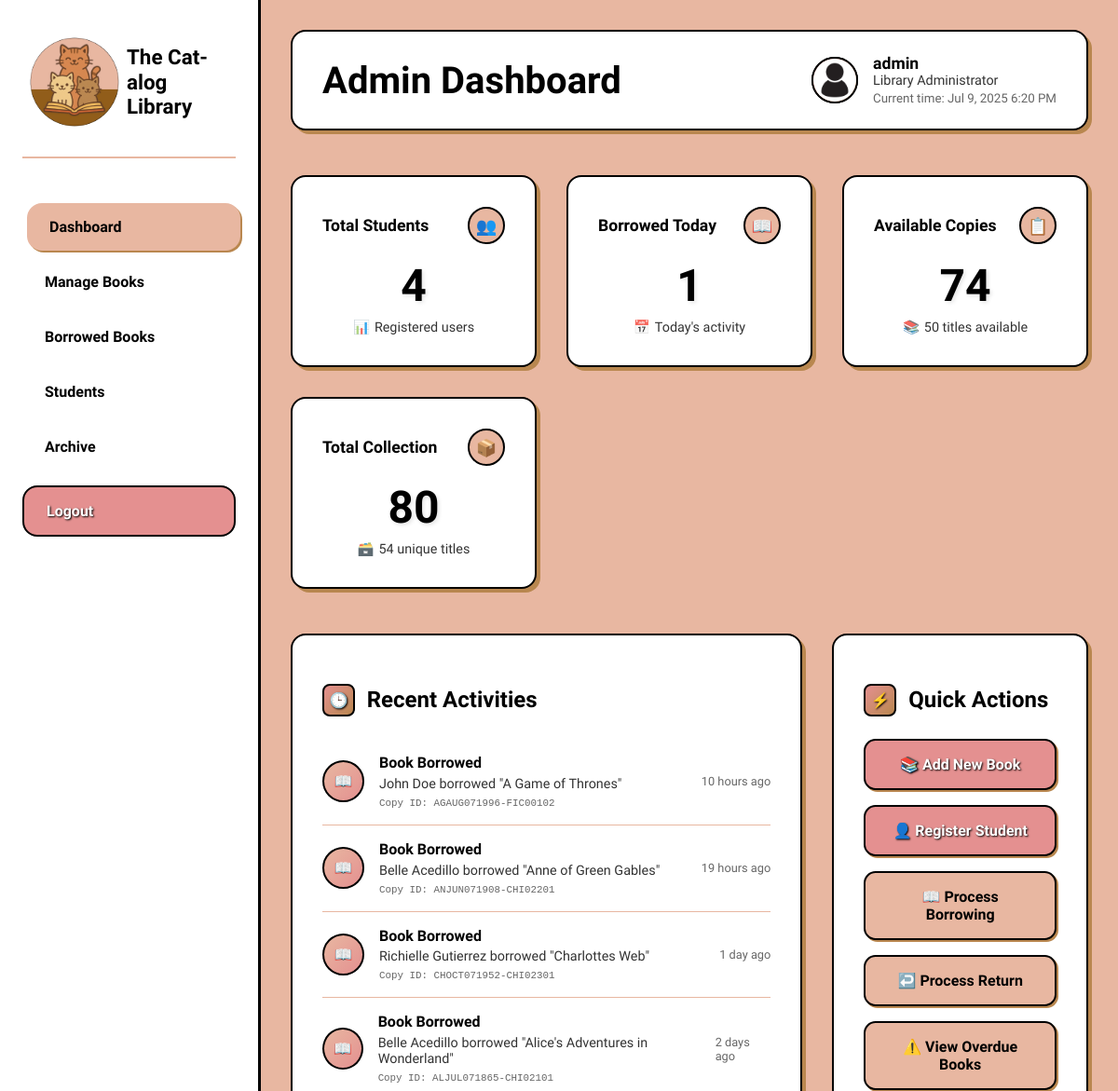
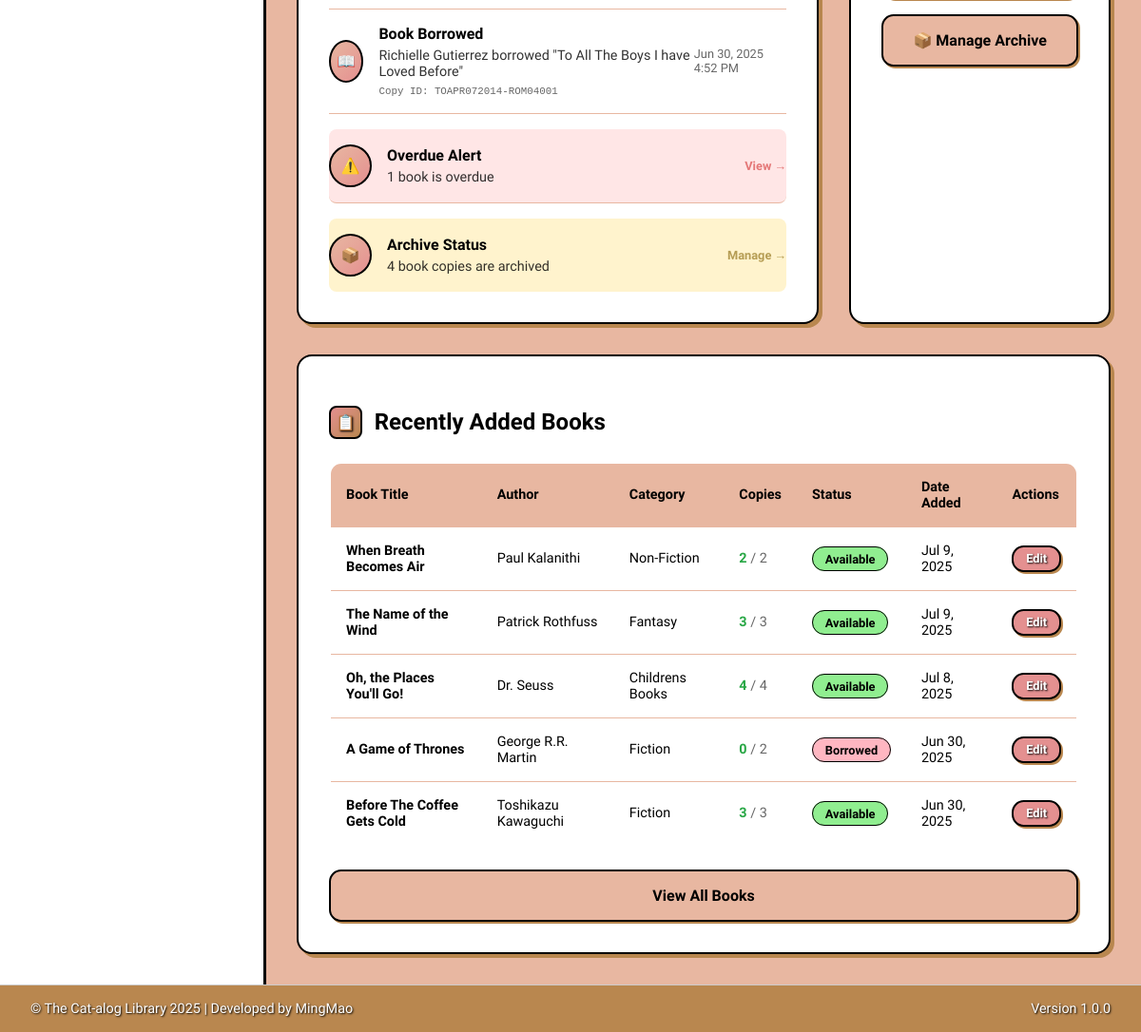
The page /admin/dashboard.php (signed in) on the database as committed earlier (2 pictures, top to bottom).
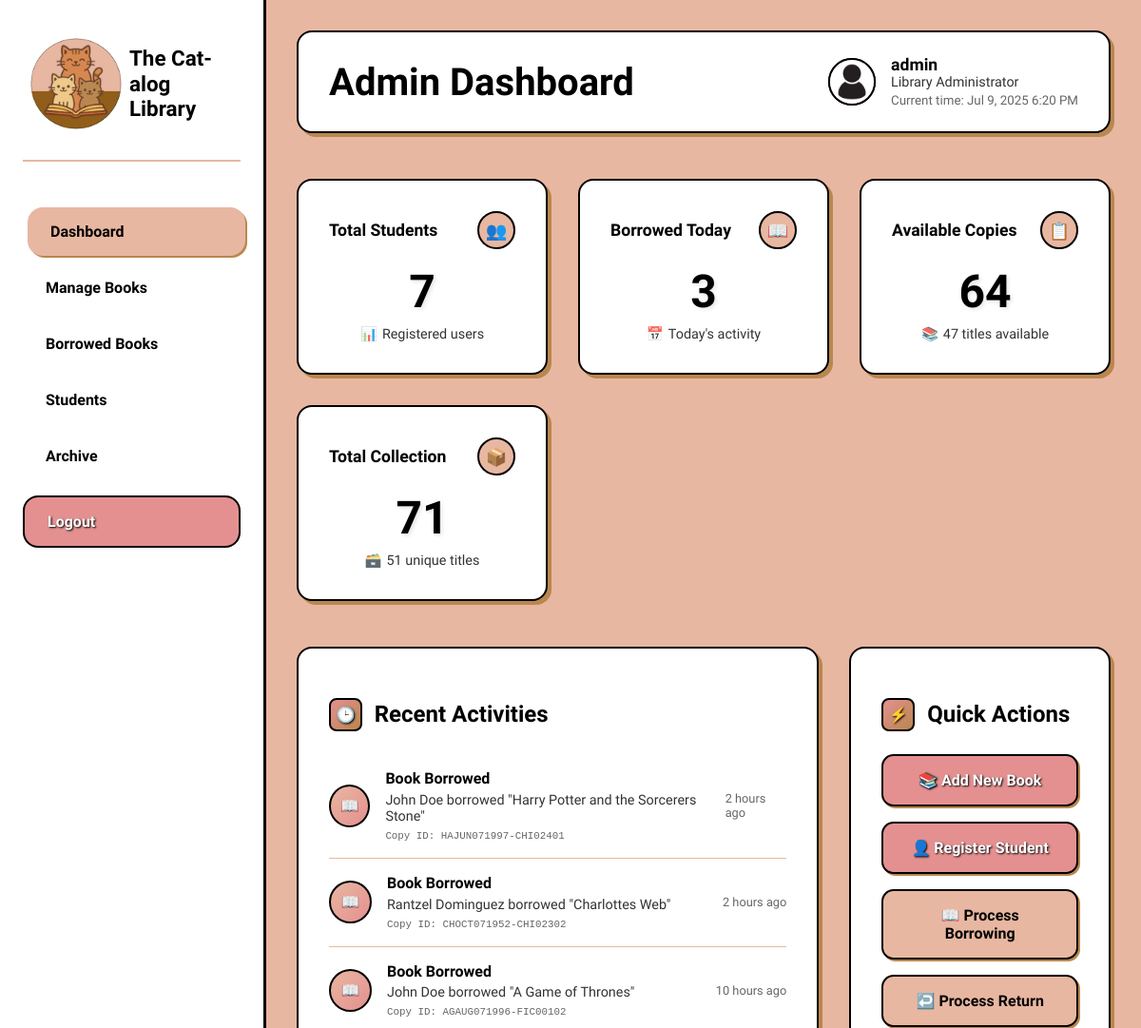
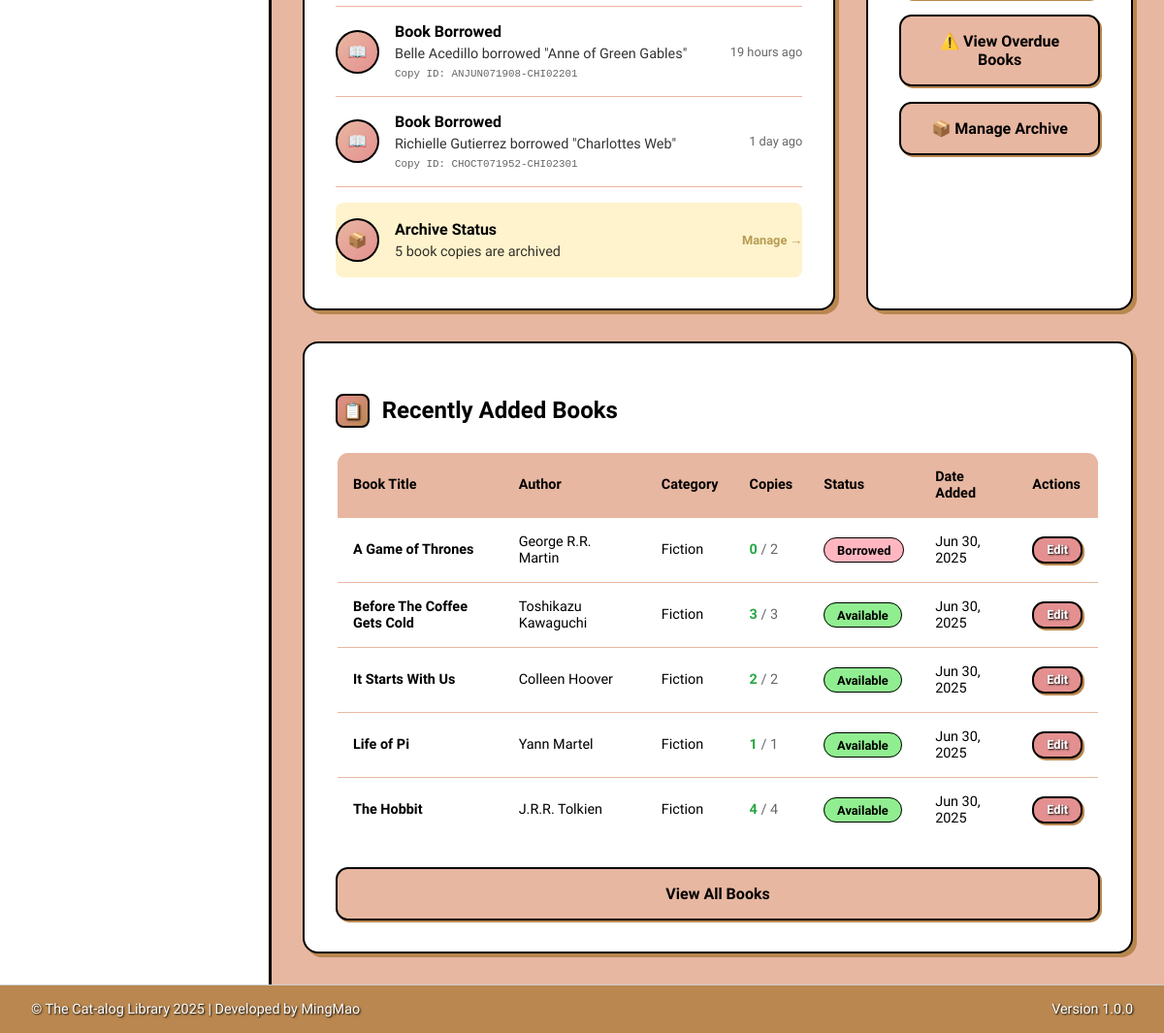
The same page on the database as committed later (2 pictures, top to bottom).
### tables this page shows
CREATE TABLE `borrowed_books` (
  `id` int(11) NOT NULL,
  `user_id` int(11) DEFAULT NULL,
  `copy_id` int(11) DEFAULT NULL,
  `title_id` int(11) DEFAULT NULL,
  `book_id` varchar(50) DEFAULT NULL,
  `borrow_date` date DEFAULT NULL,
  `due_date` date DEFAULT NULL,
  `return_date` date DEFAULT NULL,
  `status` enum('borrowed','returned','overdue','renewed') DEFAULT 'borrowed',
  `renewal_count` int(11) DEFAULT 0,
  `fine_amount` decimal(10,2) DEFAULT 0.00,
  `created_at` timestamp NULL DEFAULT current_timestamp(),
  `updated_at` timestamp NULL DEFAULT current_timestamp() ON UPDATE current_timestamp()
);

CREATE TABLE `book_titles` (
  `title_id` int(11) NOT NULL,
  `title` varchar(255) NOT NULL,
  `author` varchar(255) DEFAULT NULL,
  `category` varchar(100) DEFAULT NULL,
  `published_year` int(11) DEFAULT NULL,
  `published_month` varchar(20) DEFAULT NULL,
  `book_image` varchar(255) DEFAULT NULL,
  `status` enum('Available','Borrowed','Archived') DEFAULT 'Available',
  `total_copies` int(11) DEFAULT 1,
  `available_copies` int(11) DEFAULT 1,
  `created_at` timestamp NULL DEFAULT current_timestamp(),
  `updated_at` timestamp NULL DEFAULT current_timestamp() ON UPDATE current_timestamp()
);

CREATE TABLE `book_copies` (
  `copy_id` int(11) NOT NULL,
  `title_id` int(11) NOT NULL,
  `book_id` varchar(50) NOT NULL,
  `copy_number` int(11) NOT NULL,
  `condition_status` enum('Excellent','Good','Fair','Poor','Damaged') DEFAULT 'Excellent',
  `acquisition_date` date DEFAULT NULL,
  `location` varchar(100) DEFAULT NULL,
  `status` enum('Available','Borrowed','Reserved','Maintenance','Archived') DEFAULT 'Available',
  `notes` text DEFAULT NULL,
  `created_at` timestamp NULL DEFAULT current_timestamp(),
  `updated_at` timestamp NULL DEFAULT current_timestamp() ON UPDATE current_timestamp()
);

### includes/view_functions.php (called while the page is built, shortened)
<?php
function getDashboardStats($pdo) {
    $sql = "
        SELECT
            (SELECT COUNT(*) FROM book_titles) AS total_titles,
            (SELECT COUNT(*) FROM book_copies WHERE status != 'Archived') AS total_copies,
            (SELECT COUNT(*) FROM book_copies WHERE status = 'Available') AS available_copies,
            (SELECT COUNT(*) FROM book_copies WHERE status = 'Borrowed') AS borrowed_copies,
            (SELECT COUNT(*) FROM users) AS total_users,
            (SELECT COUNT(*) FROM borrowed_books WHERE status = 'borrowed') AS active_loans,
            (SELECT COUNT(*) FROM borrowed_books WHERE status = 'borrowed' AND due_date < CURDATE()) AS overdue_loans
    ";
    try {
        $stmt = $pdo->prepare($sql);
        $stmt->execute();
        return $stmt->fetch(PDO::FETCH_ASSOC);
    } catch (PDOException $e) {
        error_log("Error getting dashboard stats: " . $e->getMessage());
        return [];
    }
}
?>

### admin/dashboard.php (the view, shortened to what the changed rows need)
<?php
require_once '../includes/db.php';
$useHelperFunctions = false;
try {
    if (file_exists('../includes/view_functions.php')) {
        require_once '../includes/view_functions.php';
        $useHelperFunctions = true;
    }
} catch (Exception $e) {
    error_log("Helper functions failed: " . $e->getMessage());
    $useHelperFunctions = false;
}
try {
    if ($useHelperFunctions) {
        try {
            $stats = getDashboardStats($conn);
            $totalStudents = $stats['total_users'] ?? 0;
            $totalAvailableCopies = $stats['available_copies'] ?? 0;
            $totalBookTitles = $stats['total_titles'] ?? 0;
            $totalBookCopies = $stats['total_copies'] ?? 0;
            $overdueCount = $stats['overdue_loans'] ?? 0;
        } catch (Exception $e) {
            error_log("getDashboardStats failed: " . $e->getMessage());
            $useHelperFunctions = false;
        }
    }
    $stmt = $conn->prepare("SELECT COUNT(*) as total FROM borrowed_books WHERE DATE(borrow_date) = CURDATE() AND status = 'borrowed'");
    $stmt->execute();
    $borrowedToday = $stmt->fetch()['total'];
    $stmt = $conn->prepare("SELECT COUNT(*) as total FROM book_titles WHERE available_copies > 0");
    $stmt->execute();
    $totalAvailableTitles = $stmt->fetch()['total'];
    $stmt = $conn->prepare("SELECT COUNT(*) as total FROM book_copies WHERE status = 'Archived'");
    $stmt->execute();
    $archivedBooks = $stmt->fetch()['total'];
    $recentActivities = [];
    try {
        $activityQuery = "
            SELECT
                bb.id,
                CONCAT(u.first_name, ' ', u.last_name) as student_name,
                bt.title as book_title,
                bc.book_id as book_copy_id,
                bb.borrow_date,
                bb.created_at,
                UNIX_TIMESTAMP(bb.created_at) as activity_timestamp,
                'borrow' as activity_type
            FROM borrowed_books bb
            JOIN users u ON bb.user_id = u.user_id
            JOIN book_copies bc ON bb.copy_id = bc.copy_id
            JOIN book_titles bt ON bb.title_id = bt.title_id
            WHERE bb.status IN ('borrowed', 'overdue', 'renewed')
            ORDER BY bb.created_at DESC
            LIMIT 5
        ";
        $stmt = $conn->prepare($activityQuery);
        $stmt->execute();
        $recentActivities = $stmt->fetchAll(PDO::FETCH_ASSOC);
    } catch (PDOException $e) {
        error_log("Error getting recent activities: " . $e->getMessage());
        $recentActivities = [];
    }
    $stmt = $conn->prepare("
        SELECT
            bt.title_id,
            bt.title,
            bt.author,
            bt.category,
            bt.status,
            bt.total_copies,
            bt.available_copies,
            bt.created_at
        FROM book_titles bt
        WHERE bt.status != 'Archived'
        ORDER BY bt.created_at DESC
        LIMIT 5
    ");
    $stmt->execute();
    $recentBooks = $stmt->fetchAll();
} catch (PDOException $e) {
    $totalStudents = 0;
    $borrowedToday = 0;
    $totalAvailableCopies = 0;
    $totalAvailableTitles = 0;
    $archivedBooks = 0;
    $recentActivities = [];
    $recentBooks = [];
    $overdueCount = 0;
    $totalBookTitles = 0;
    $totalBookCopies = 0;
    error_log("Database error in dashboard.php: " . $e->getMessage());
}
function timeAgo($datetime) {
    if (is_numeric($datetime)) {
        $timestamp = $datetime;
    } else {
        $timestamp = strtotime($datetime);
    }
    $now = time();
    $time_diff = $now - $timestamp;
    if ($time_diff < 60) {
        return 'Just now';
    } elseif ($time_diff < 3600) {
        $minutes = floor($time_diff / 60);
        return $minutes . ' min' . ($minutes > 1 ? 's' : '') . ' ago';
    } elseif ($time_diff < 86400) {
        $hours = floor($time_diff / 3600);
        return $hours . ' hour' . ($hours > 1 ? 's' : '') . ' ago';
    } elseif ($time_diff < 604800) {
        $days = floor($time_diff / 86400);
        return $days . ' day' . ($days > 1 ? 's' : '') . ' ago';
    } else {
        return date('M j, Y g:i A', $timestamp);
    }
}
function getStatusBadgeClass($status) {
    switch($status) {
        case 'Available': return 'status-available';
        case 'Borrowed': return 'status-borrowed';
    }
}
?>
<!DOCTYPE html>
<html lang="en">
<head>
    <link rel="stylesheet" href="../assets/css/admin_dashboard.css">
</head>
<body>
<div class="admin-container">
        <main class="admin-main">
            <header class="admin-header">
                <h1 class="page-title">Admin Dashboard</h1>
            </header>
            <div class="stats-grid">
                <div class="stat-card">
                    <div class="stat-header">
                        <div class="stat-title">Total Students</div>
                        <div class="stat-icon">👥</div>
                    </div>
                    <div class="stat-number"><?php echo $totalStudents; ?></div>
                    <div class="stat-change">
                        <span>📊</span> Registered users
                    </div>
                </div>
                <div class="stat-card">
                    <div class="stat-header">
                        <div class="stat-title">Borrowed Today</div>
                        <div class="stat-icon">📖</div>
                    </div>
                    <div class="stat-number"><?php echo $borrowedToday; ?></div>
                    <div class="stat-change">
                        <span>📅</span> Today's activity
                    </div>
                </div>
                <div class="stat-card">
                    <div class="stat-header">
                        <div class="stat-title">Available Copies</div>
                        <div class="stat-icon">📋</div>
                    </div>
                    <div class="stat-number"><?php echo $totalAvailableCopies; ?></div>
                    <div class="stat-change">
                        <span>📚</span> <?php echo $totalAvailableTitles; ?> titles available
                    </div>
                </div>
                <div class="stat-card">
                    <div class="stat-header">
                        <div class="stat-title">Total Collection</div>
                        <div class="stat-icon">📦</div>
                    </div>
                    <div class="stat-number"><?php echo $totalBookCopies; ?></div>
                    <div class="stat-change">
                        <span>🗃️</span> <?php echo $totalBookTitles; ?> unique titles
                    </div>
                </div>
            </div>
            <div class="content-grid">
                <div class="content-card">
                    <h2 class="card-title">
                        <div class="card-icon">🕒</div>
                        Recent Activities
                    </h2>
                    <?php if (empty($recentActivities)): ?>
                        <p style="text-align: center; color: #666; margin: 2rem 0;">No recent activities</p>
                    <?php else: ?>
                        <?php foreach ($recentActivities as $activity): ?>
                            <div class="activity-item">
                                <div class="activity-icon">
                                    <?php echo $activity['activity_type'] === 'borrow' ? '📖' : '↩️'; ?>
                                </div>
                                <div class="activity-content">
                                    <h4>Book <?php echo ucfirst($activity['activity_type']); ?>ed</h4>
                                    <p><?php echo htmlspecialchars($activity['student_name']); ?>
                                       <?php echo $activity['activity_type'] === 'borrow' ? 'borrowed' : 'returned'; ?>
                                       "<?php echo htmlspecialchars($activity['book_title']); ?>"</p>
                                    <?php if (isset($activity['book_copy_id'])): ?>
                                        <small style="color: #666; font-family: monospace;">Copy ID: <?php echo htmlspecialchars($activity['book_copy_id']); ?></small>
                                    <?php endif; ?>
                                </div>
                                <div class="activity-time">
                                    <?php
                                    $timeToShow = $activity['activity_timestamp'] ?? strtotime($activity['created_at']);
                                    echo timeAgo($timeToShow);
                                    ?>
                                </div>
                            </div>
                        <?php endforeach; ?>
                    <?php endif; ?>
                    <?php if ($overdueCount > 0): ?>
                        <div class="activity-item" style="background-color: #ffe6e6; border-radius: 8px; margin-top: 1rem;">
                            <div class="activity-icon">⚠️</div>
                            <div class="activity-content">
                                <h4>Overdue Alert</h4>
                                <p><?php echo $overdueCount; ?> book<?php echo $overdueCount > 1 ? 's are' : ' is'; ?> overdue</p>
                            </div>
                            <div class="activity-time">
                                <a href="manage_borrowed.php?overdue=yes" style="color: #d32f2f; text-decoration: none; font-weight: 600;">View →</a>
                            </div>
                        </div>
                    <?php endif; ?>
                    <?php if ($archivedBooks > 0): ?>
                        <div class="activity-item" style="background-color: #fff3cd; border-radius: 8px; margin-top: 1rem;">
                            <div class="activity-icon">📦</div>
                            <div class="activity-content">
                                <h4>Archive Status</h4>
                                <p><?php echo $archivedBooks; ?> book cop<?php echo $archivedBooks > 1 ? 'ies are' : 'y is'; ?> archived</p>
                            </div>
                            <div class="activity-time">
                                <a href="archive_books.php?view=archived" style="color: #856404; text-decoration: none; font-weight: 600;">Manage →</a>
                            </div>
                        </div>
                    <?php endif; ?>
                </div>
                <div class="content-card">
                    <h2 class="card-title">
                        <div class="card-icon">⚡</div>
                        Quick Actions
                    </h2>
                </div>
            </div>
            <div class="content-card">
                <h2 class="card-title">
                    <div class="card-icon">📋</div>
                    Recently Added Books
                </h2>
                <?php if (empty($recentBooks)): ?>
                    <p style="text-align: center; color: #666; margin: 2rem 0;">No books found</p>
                <?php else: ?>
                    <table class="data-table">
                        <thead>
                            <tr>
                                <th>Book Title</th>
                                <th>Author</th>
                                <th>Category</th>
                                <th>Copies</th>
                                <th>Status</th>
                                <th>Date Added</th>
                                <th>Actions</th>
                            </tr>
                        </thead>
                        <tbody>
                            <?php foreach ($recentBooks as $book): ?>
                                <tr>
                                    <td><strong><?php echo htmlspecialchars($book['title']); ?></strong></td>
                                    <td><?php echo htmlspecialchars($book['author']); ?></td>
                                    <td><?php echo htmlspecialchars($book['category']); ?></td>
                                    <td>
                                        <span style="color: #28a745; font-weight: 600;"><?php echo $book['available_copies']; ?></span>
                                        <span style="color: #666;">/ <?php echo $book['total_copies']; ?></span>
                                    </td>
                                    <td>
                                        <span class="status-badge <?php echo getStatusBadgeClass($book['status']); ?>">
                                            <?php echo ucfirst($book['status']); ?>
                                        </span>
                                    </td>
                                    <td><?php echo date('M j, Y', strtotime($book['created_at'])); ?></td>
                                    <td>
                                        <a href="edit_book.php?id=<?php echo $book['title_id']; ?>" class="action-btn" style="padding: 0.3rem 0.8rem; font-size: 0.8rem;">Edit</a>
                                    </td>
                                </tr>
                            <?php endforeach; ?>
                        </tbody>
                    </table>
                <?php endif; ?>
            </div>
        </main>
    </div>
<?php include '../includes/footer.php'; ?>
</body>
</html>

Rows that differ between the two databases and show on the page:
no longer on this page (row unchanged): borrowed_books: activity_type "Borrow", student_name "Belle Acedillo", title.title "Alice's Adventures in Wonderland", copy.book_id "ALJUL071865-CHI02101", timeToShow "2 days ago"
no longer on this page (row edited): borrowed_books: activity_type "Borrow", student_name "Richielle Gutierrez", title.title "To All The Boys I have Loved Before", copy.book_id "TOAPR072014-ROM04001", timeToShow "Jun 30, 2025 4:52 PM"
removed book_titles: title "When Breath Becomes Air", author "Paul Kalanithi", category "Non-Fiction", available_copies "2", total_copies "2", status "Available", created_at "Jul 9, 2025"
removed book_titles: title "The Name of the Wind", author "Patrick Rothfuss", category "Fantasy", available_copies "3", total_copies "3", status "Available", created_at "Jul 9, 2025"
no longer on this page (row edited): book_titles: title "Oh, the Places You'll Go!", author "Dr. Seuss", category "Childrens Books", available_copies "4", total_copies "4", status "Available", created_at "Jul 8, 2025"
added borrowed_books: activity_type "Borrow", student_name "John Doe", title.title "Harry Potter and the Sorcerers Stone", copy.book_id "HAJUN071997-CHI02401", timeToShow "2 hours ago"
added borrowed_books: activity_type "Borrow", student_name "Rantzel Dominguez", title.title "Charlottes Web", copy.book_id "CHOCT071952-CHI02302", timeToShow "2 hours ago"
now on this page (row unchanged): book_titles: title "It Starts With Us", author "Colleen Hoover", category "Fiction", available_copies "2", total_copies "2", status "Available", created_at "Jun 30, 2025"
now on this page (row unchanged): book_titles: title "Life of Pi", author "Yann Martel", category "Fiction", available_copies "1", total_copies "1", status "Available", created_at "Jun 30, 2025"
now on this page (row unchanged): book_titles: title "The Hobbit", author "J.R.R. Tolkien", category "Fiction", available_copies "4", total_copies "4", status "Available", created_at "Jun 30, 2025"
Other text that changed with them:
$totalStudents: "4" → "7"
$borrowedToday: "1" → "3"
$totalAvailableCopies: "74" → "64"
$totalAvailableTitles: "50" → "47"
$totalBookCopies: "80" → "71"
$totalBookTitles: "54" → "51"
$archivedBooks: "4" → "5"
$overdueCount: "1" → (not shown)
text no longer shown: "⚠️ Overdue Alert book is overdue View →"
